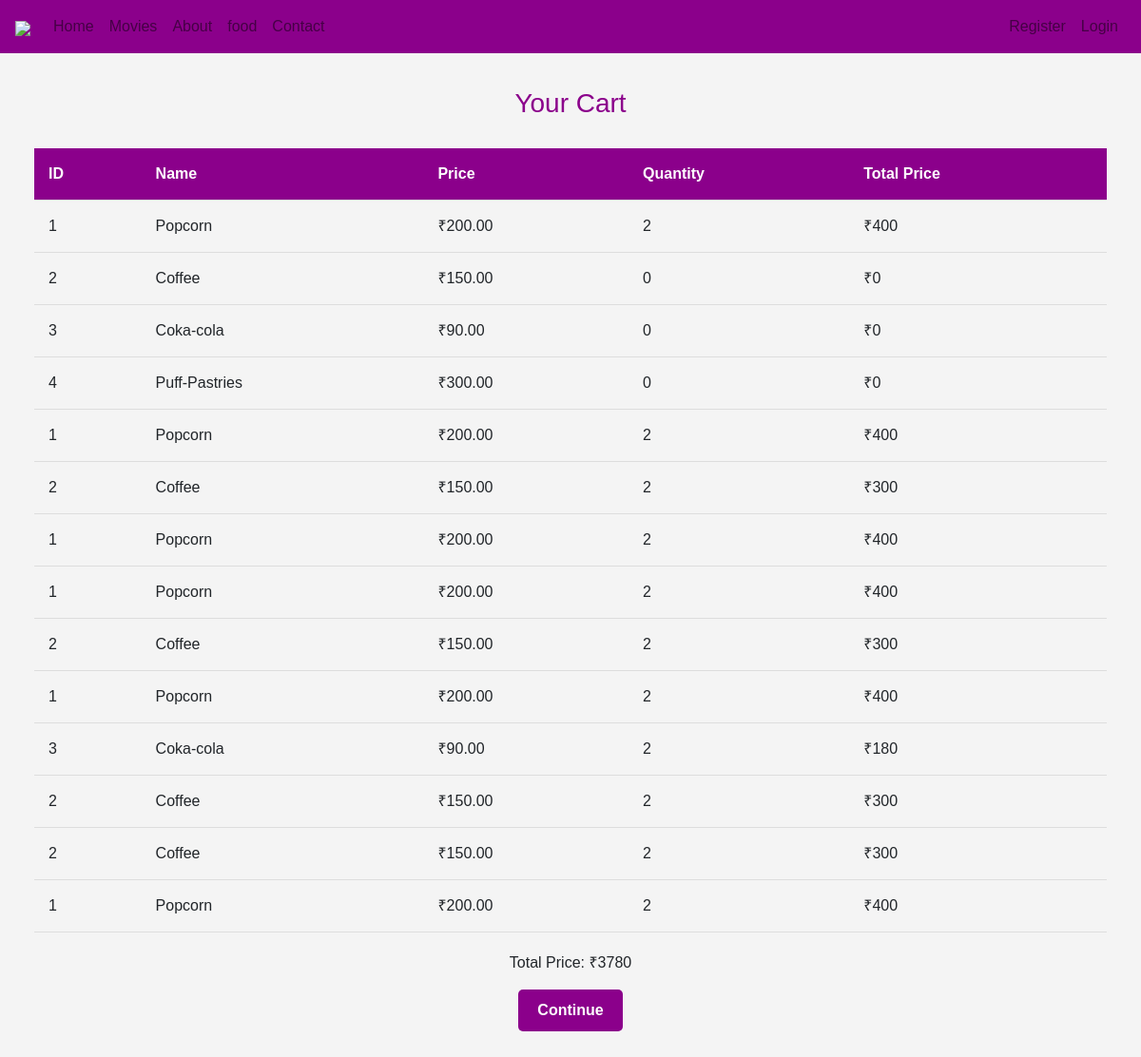
The app's page /cart.php with its own data.
### tables this page shows
CREATE TABLE `cart` (
  `id` int(11) NOT NULL,
  `food_id` int(11) NOT NULL,
  `quantity` int(11) NOT NULL
);

CREATE TABLE `food` (
  `id` int(11) NOT NULL,
  `img_path` varchar(100) DEFAULT NULL,
  `name` varchar(255) DEFAULT NULL,
  `price` decimal(10,2) DEFAULT NULL
);

### cart.php (the view, shortened to what this page needs)
<?php
include("header.php");
$host = "localhost";
$username = "root";
$password = "";
$database = "movie_ticket_booking";
$con = new mysqli($host, $username, $password, $database);
$total_price = 0;
$select_query = "SELECT food_id, quantity FROM cart";
$result = $con->query($select_query);
?>
<!DOCTYPE html>
<html lang="en">
<head>
</head>
<body>
    <section>
        <div class="container">
            <h3>Your Cart</h3>
            <table>
                <thead>
                    <tr>
                        <th>ID</th>
                        <th>Name</th>
                        <th>Price</th>
                        <th>Quantity</th>
                        <th>Total Price</th>
                    </tr>
                </thead>
                <tbody>
                    <?php
                    if ($result && $result->num_rows > 0) {
                        while ($row = $result->fetch_assoc()) {
                            $food_id = $row["food_id"];
                            $quantity = $row["quantity"];
                            $food_query = "SELECT id, name, price FROM food WHERE id = $food_id";
                            $food_result = $con->query($food_query);
                            if ($food_result && $food_result->num_rows > 0) {
                                $food_details = $food_result->fetch_assoc();
                                $item_total_price = $food_details["price"] * $quantity;
                                $total_price += $item_total_price;
                                echo "<tr>";
                                echo "<td>" . $food_details["id"] . "</td>";
                                echo "<td>" . $food_details["name"] . "</td>";
                                echo "<td>₹" . $food_details["price"] . "</td>";
                                echo "<td>" . $quantity . "</td>";
                                echo "<td>₹" . $item_total_price . "</td>";
                                echo "</tr>";
                            }
                        }
                    } else {
                        echo "<tr><td colspan='5'>No items in the cart</td></tr>";
                    }
                    ?>
                </tbody>
            </table>
            <div class="cart-btn">
                <p>Total Price: ₹<?php echo $total_price; ?></p>
                <a href="payment1.php">Continue</a>
            </div>
        </div>
    </section>
</body>
</html>

### header.php (shortened to what this page needs)
<!doctype html>
<html lang="en">
<head>
    <link rel="stylesheet" href="https://stackpath.bootstrapcdn.com/bootstrap/4.3.1/css/bootstrap.min.css">
    <link rel="stylesheet" href="https://cdnjs.cloudflare.com/ajax/libs/font-awesome/4.7.0/css/font-awesome.min.css">
    </head>
  <body>
   <nav class="navbar navbar-expand-md navbar-light" style="background-color:#8B008B">
    <a class="navbar-brand" href="#"><img src="images/logo.png" style="width:100px;"/></a>
    <div class="collapse navbar-collapse" id="collapsibleNavId">
        <ul class="navbar-nav mr-auto mt-2 mt-lg-0">
            <li class="nav-item">
                <a class="nav-link" href="index.php">Home</a>
            </li>
            <li class="nav-item">
                <a class="nav-link" href="movies.php">Movies</a>
            </li>
            <li class="nav-item">
                <a class="nav-link" href="about.php">About</a>
            </li>
            <li class="nav-item">
                <a class="nav-link" href="food.php">food</a>
            </li>
            <li class="nav-item">
                <a class="nav-link" href="contact.php">Contact</a>
            </li>
        </ul>
        <ul  class="navbar-nav ">
              <?php  echo  $_SESSION["ul"];  ?>
          </ul>
    </div>
   </nav>

### header.php (style rules this page uses)
* { box-sizing: border-box }
.container { padding: 16px; }
a { color: dodgerblue; }

### cart.php (style rules this page uses)
body { font-family: 'Arial', sans-serif; background-color: #f4f4f4; margin: 0; padding: 0; }
section { padding: 20px; }
h3 { color: #8B008B; text-align: center; margin-bottom: 30px; }
.container { max-width: 1200px; margin: 0 auto; overflow: hidden; }
table { width: 100%; border-collapse: collapse; margin-top: 20px; }
th, td { padding: 15px; text-align: left; border-bottom: 1px solid #ddd; }
th { background-color: #8B008B; color: white; }
.cart-btn { text-align: center; margin-top: 20px; }
.cart-btn a { display: inline-block; background-color: #8B008B; color: white; padding: 10px 20px; text-decoration: none; border-radius: 5px; font-weight: bold; transition: background-color 0.3s; }

### records on screen
cart: food "1", food.name "Popcorn", food.price "200.00", quantity "2", item_total_price "400"
cart: food "2", food.name "Coffee", food.price "150.00", quantity "0", item_total_price "0"
cart: food "3", food.name "Coka-cola", food.price "90.00", quantity "0", item_total_price "0"
cart: food "4", food.name "Puff-Pastries", food.price "300.00", quantity "0", item_total_price "0"
cart: food "1", food.name "Popcorn", food.price "200.00", quantity "2", item_total_price "400"
cart: food "2", food.name "Coffee", food.price "150.00", quantity "2", item_total_price "300"
cart: food "1", food.name "Popcorn", food.price "200.00", quantity "2", item_total_price "400"
cart: food "1", food.name "Popcorn", food.price "200.00", quantity "2", item_total_price "400"
cart: food "2", food.name "Coffee", food.price "150.00", quantity "2", item_total_price "300"
cart: food "1", food.name "Popcorn", food.price "200.00", quantity "2", item_total_price "400"
cart: food "3", food.name "Coka-cola", food.price "90.00", quantity "2", item_total_price "180"
cart: food "2", food.name "Coffee", food.price "150.00", quantity "2", item_total_price "300"
cart: food "2", food.name "Coffee", food.price "150.00", quantity "2", item_total_price "300"
cart: food "1", food.name "Popcorn", food.price "200.00", quantity "2", item_total_price "400"

### other values on screen
$_SESSION["ul"] "Register Login"
$total_price "3780"
